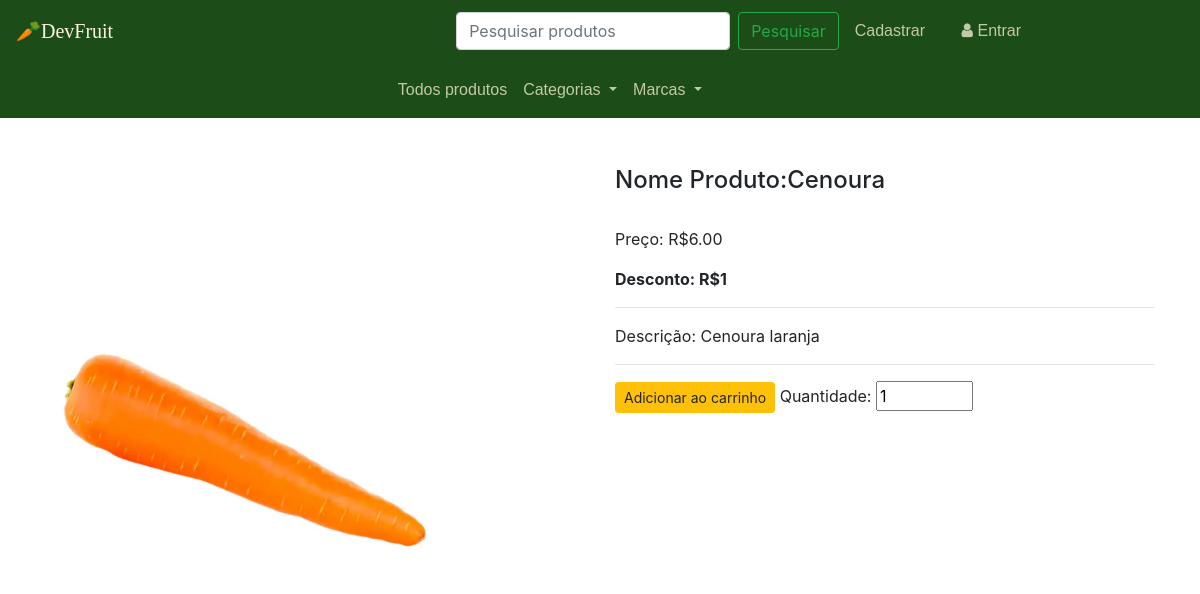
/produto/4, run on the app's committed database.
### loja/produtos/models.py (models this page shows, shortened)
class Produto(db.Model):
    id = db.Column(db.Integer, primary_key=True)
    name = db.Column(db.String(80), nullable=False)
    price = db.Column(db.Numeric(10,2), nullable=False)
    discount = db.Column(db.Integer, default=0)
    stock = db.Column(db.Integer, nullable=False)
    weight= db.Column(db.Float, nullable=False)
    description= db.Column(db.Text, nullable=False)
    pub_date = db.Column(db.DateTime, nullable=False, default=datetime.utcnow)
    marca_id = db.Column(db.Integer, db.ForeignKey('marca.id'),nullable=False)
    marca = db.relationship('Marca', backref=db.backref('marcas', lazy=True))
    categoria_id = db.Column(db.Integer, db.ForeignKey('categoria.id'),nullable=False)
    categoria = db.relationship('Categoria', backref=db.backref('categorias', lazy=True))
    image= db.Column(db.String(150), nullable=True, default='image.jpg')

### loja/produtos/rotas.py (the view)
@app.route('/produto/<int:id>')
def pagina_unica(id):
    produto = Produto.query.get_or_404(id)
    return render_template('produtos/pagina_unica.html',produto=produto, marcas=marcas(), categorias=categorias())

### loja/produtos/rotas.py (called while the page is built)
def marcas():
    marcas = marcas = Marca.query.join(Produto, (Marca.id == Produto.marca_id)).all()
    return marcas

def categorias():
    categorias = Categoria.query.join(Produto, (Categoria.id == Produto.categoria_id)).all()
    return categorias

### loja/templates/produtos/pagina_unica.html (shortened to what this page needs)
{% extends "layouts.html" %}
{% block content %}
{% include "navbar.html" %}
<div class="container mt-5">
    <div class="row">
        <div class="col-md-6" id="marca_image">
            <img src="{{url_for('static',filename='images/'+ produto.name+'.jpg')}}" alt="{{produto.name}}" height="400">
        </div>
            <div class="col-md-6">
                <h4> Nome Produto:{{produto.name}}</h4>
                <br>
                <p>Preço: R${{produto.price}}</p>
                {% if produto.discount >0 %}
                <b>Desconto: R${{produto.discount}}</b>
                {% endif %}
                <br>
                <hr>
                <p>Descrição: {{produto.description}}</p>
                <hr>
                <form action="{{url_for('AddCart')}}" method="POST">
                    <button type="submit" class="btn btn-sm btn-warning">Adicionar ao carrinho</button>
                    <label for=""> Quantidade: </label>
                    <input type="number" name="quantity" id="" value="1" min="1" max="{{produto.stock}}">
                </form>
            </div>
    </div>
</div>
{% endblock content %}

### loja/static/css/index.css (style rules this page uses)
body { margin: 0; background-color: #ffffff; }
.container { margin-top: 15px; margin-bottom: 15px; }

### data on the page
Produto: name (picture), name "Cenoura", price "6.00", discount "1", description "Cenoura laranja"
